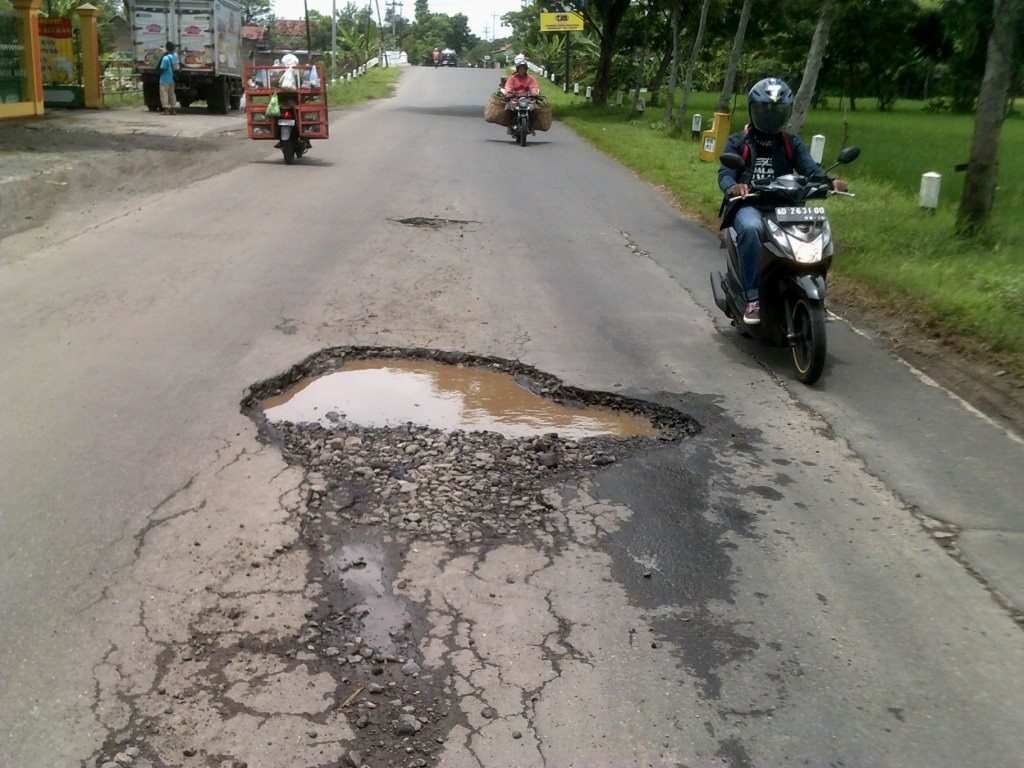
#> input picture jalan_berlubang.jpg, 1024 x 768 px, found by its file name
$ python segmentation.py
#> lines starting #> are read from the running program, lines starting #| are printed output that depends on the picture
from ultralytics import FastSAM
import os, cv2, numpy as np
import json

# ====== KONFIG ======
WEIGHTS     = "models/FastSAM-x.pt"
AREA_THRESH = 5000
TOP_K       = 10
MAX_AREA_RATIO = 0.50
MAX_COVER_WH   = 0.90
AR_MAX         = 8.0
MIN_THIN_PX    = 40
SOLID_MIN      = 0.55
TOP_BORDER_PAD = 20
NMS_IOU        = 0.5

SAVE_DIR = os.path.join(os.getcwd(), "runs", "fastsam_near")
CROP_DIR = os.path.join(SAVE_DIR, "crops")


def preprocess_image(image_path: str) -> str:
    """Simple pre-processing: denoise + sharpen + auto-brightness"""
#> called with image_path = 'E:\\Skripsi\\FastSAM\\jalan_berlubang.jpg'
    img = cv2.imread(image_path)
#> img is the input picture: shape (768, 1024, 3); mean B, G, R 110, 121.5, 123.7

    # 1. Denoise
    img = cv2.fastNlMeansDenoisingColored(img, None, 5, 5, 7, 21)

    # 2. Auto brightness/contrast (CLAHE)
    lab = cv2.cvtColor(img, cv2.COLOR_BGR2LAB)
#> lab: shape (768, 1024, 3); mean of channels 0, 1, 2 128.3, 126.7, 134.9
    l, a, b = cv2.split(lab)
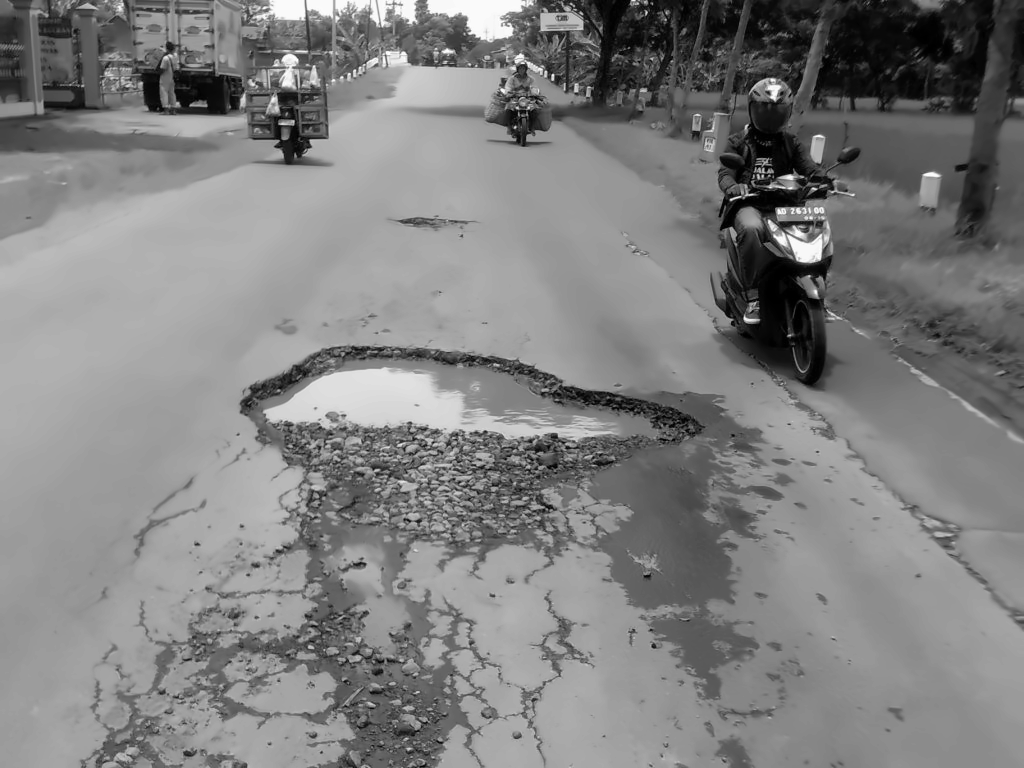
#> l: shape (768, 1024); min 0, max 254, mean 128.3
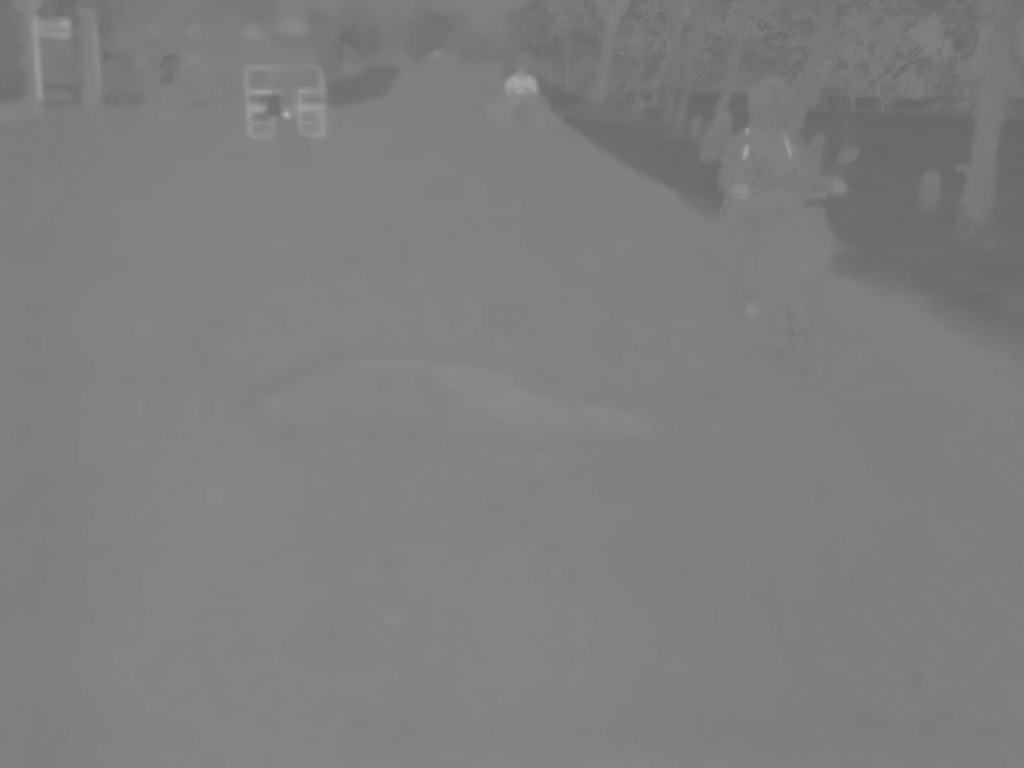
#> a: shape (768, 1024); min 103, max 181, mean 126.7
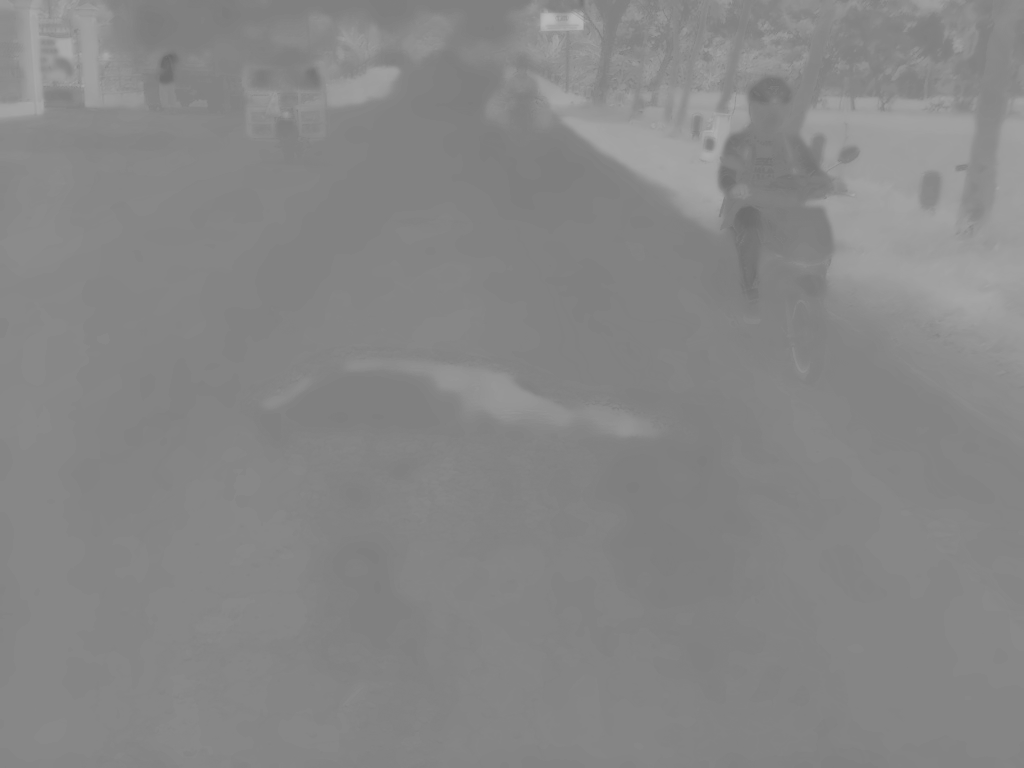
#> b: shape (768, 1024); min 106, max 186, mean 134.9
    clahe = cv2.createCLAHE(clipLimit=1.5, tileGridSize=(8, 8))
    l = clahe.apply(l)
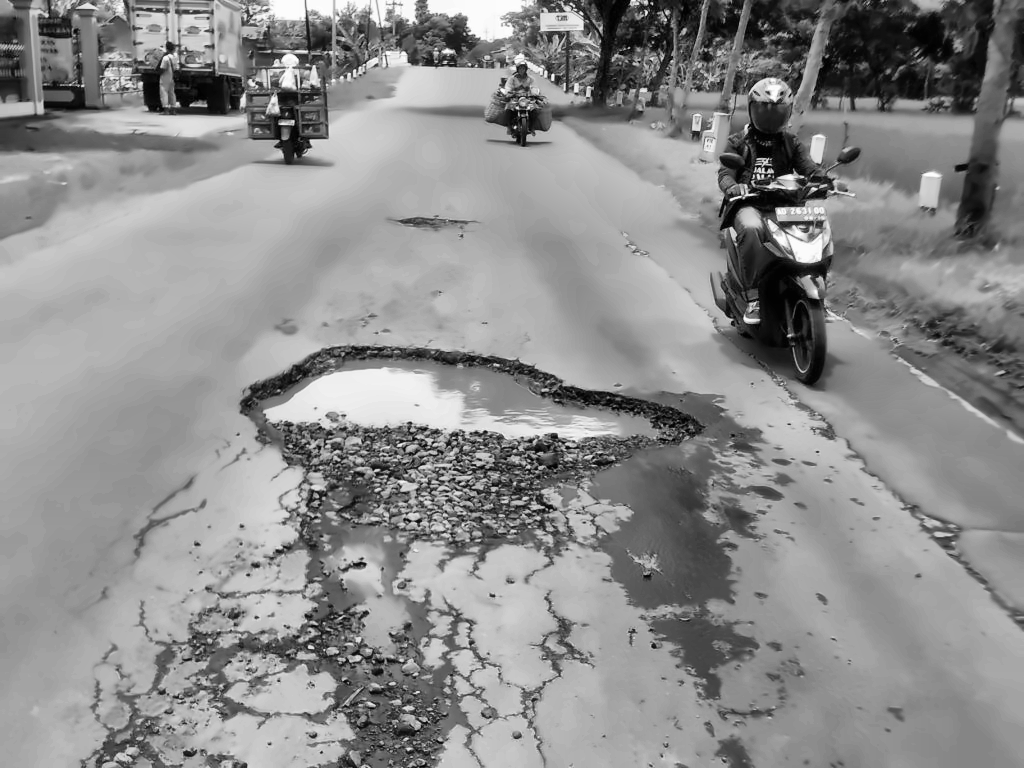
#> l: shape (768, 1024); min 0, max 255, mean 140.5
    img = cv2.cvtColor(cv2.merge([l, a, b]), cv2.COLOR_LAB2BGR)

    # 3. Sharpen
    kernel = np.array([[0, -1, 0], [-1, 5, -1], [0, -1, 0]])
    img = cv2.filter2D(img, -1, kernel)
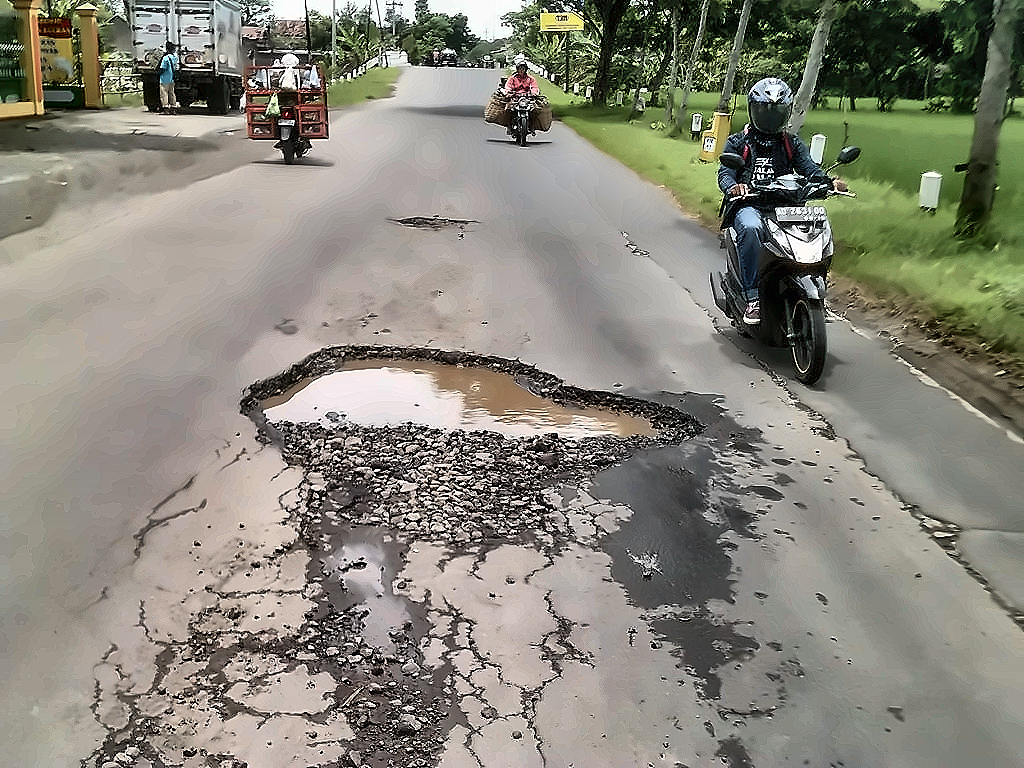
#> img: shape (768, 1024, 3); mean B, G, R 122.6, 134.4, 136.7

    # Save
    processed_path = os.path.join(SAVE_DIR, "preprocessed.png")
    cv2.imwrite(processed_path, img)
    print(f"[Pre-processing] Done: {processed_path}")

    return processed_path


# [69 lines left out: functions solidity, iou, analyze_position, add_position_overlay, not called in this run]

def segment_objects(image_path: str, model=None, use_preprocess=True):
    """
    Melakukan segmentasi objek dekat.

    Args:
        image_path: Path ke gambar
        model: FastSAM model (optional)
        use_preprocess: True untuk pre-process gambar dulu

    Returns:
        dict: Info objek terdeteksi
    """
    os.makedirs(SAVE_DIR, exist_ok=True)
    os.makedirs(CROP_DIR, exist_ok=True)

    # Pre-process jika diminta
    if use_preprocess:
        input_path = preprocess_image(image_path)
    else:
        input_path = image_path

    # Load model
    if model is None:
#> (the run stopped early here; a loop or call above may not have finished)
